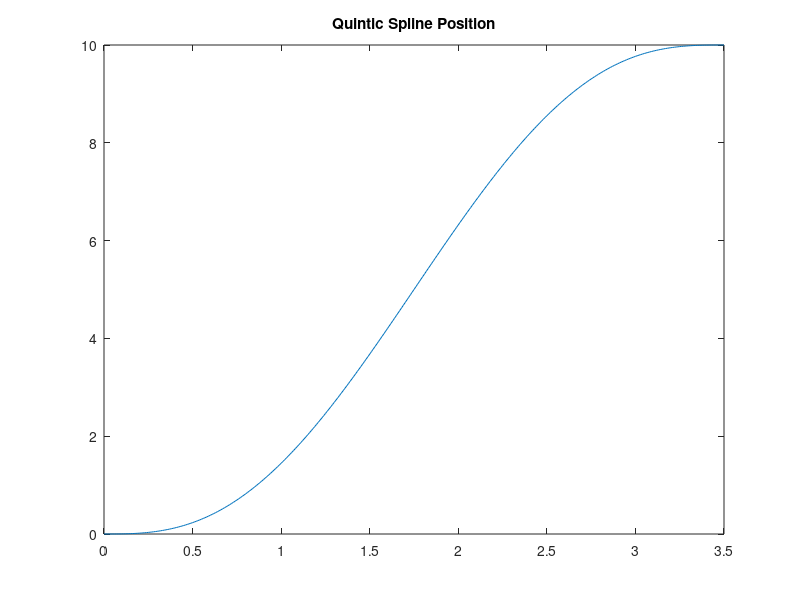
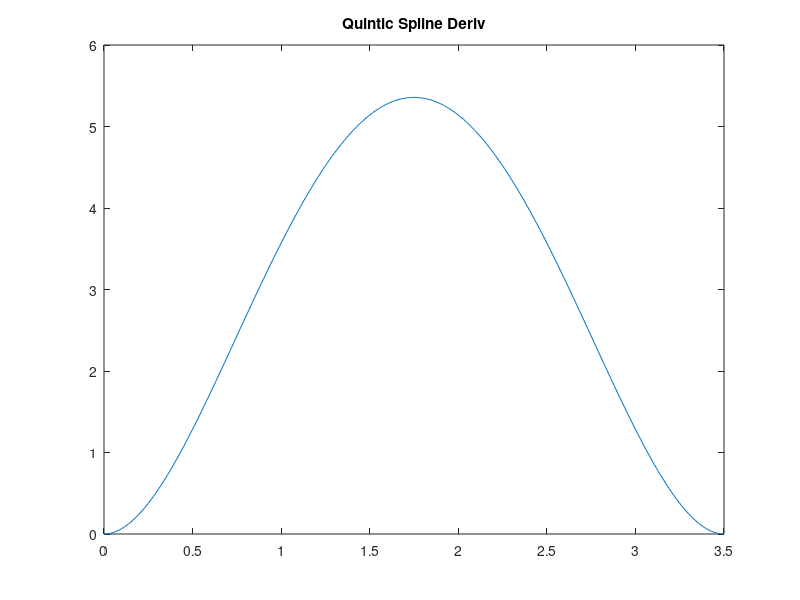
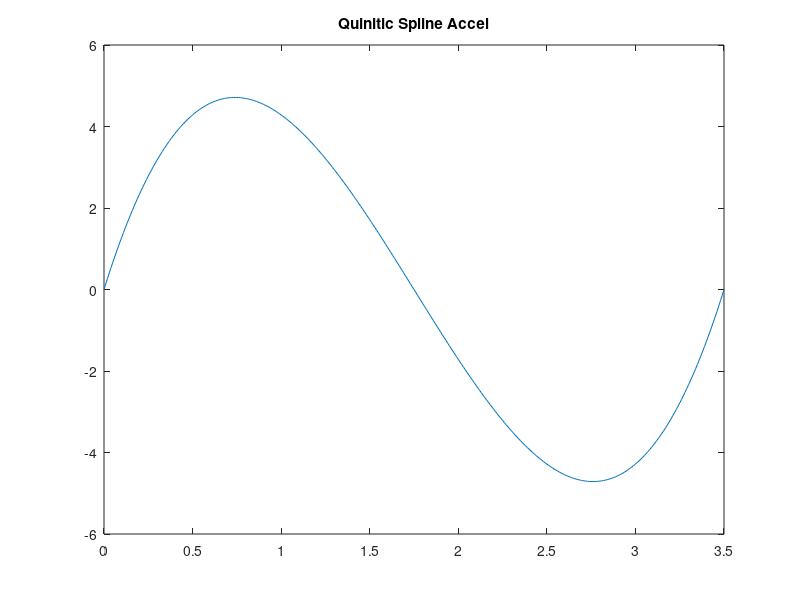
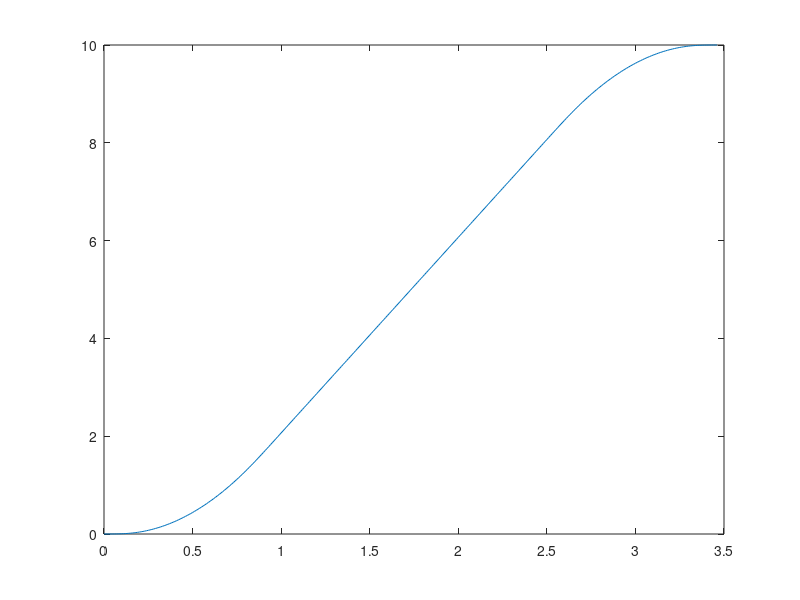

Recreate these plots in MATLAB, in order. (Note: this script raises an error after producing the figures.)
close all;
clear all;

%inputs:
q0 = 0;
q1 = 10;
v0 = 0;
v1 = 0;
a0 = 0;
a1 = 0;
t0 = 0;
t1 = 3.5;


v_max=4;
a_max=5;
j_max=30;
v_min = -v_max;
a_min = -a_max;
j_min = -j_max;

T=t1-t0;
h=q1-q0;

A0 = q0;
A1 = v0;
A2 = 1/2 * a0;
A3 = 1/(2*T^3) * (20*h - (8*v1 + 12*v0)*T - (3*a0 - a1)*T^2);
A4 = 1/(2*T^4) * (-30*h +(14*v1 + 16*v0)*T + (3*a0 - 2*a1)*T^2);
A5 = 1/(2*T^5) * (12*h - 6*(v1+v0)*T + (a1-a0)*T^2);

P = [A5 A4 A3 A2 A1 A0];
Pd = polyder(P);
Pdd = polyder(Pd);

time = t0:1/100:t1;

figure(1)
plot(time,polyval(P,time))
title('Quintic Spline Position')

figure(2)
plot(time,polyval(Pd,time))
title('Quintic Spline Deriv')

figure(3)
plot(time,polyval(Pdd,time))
title('Quinitic Spline Accel')

tic
%% S-curves
%Case 1 Where the max velocity traversed is equal to v_max
%calculate the time ranges
if (((v_max - v0) * j_max ) < a_max^2) %max accel is not reached

    Tj1 = sqrt((v_max - v0)/j_max);
    Ta = 2*Tj1;
else
    Tj1 = a_max/j_max;
    Ta = Tj1 + ((v_max - v0)/a_max);
end

if (((v_max - v1) * j_max) < a_max^2) %min accel not reached (a_min = -a_max)
    Tj2 = sqrt((v_max -v1)/j_max);
    Td = Tj2 + (v_max - v1) / a_max;
else
    Tj2 = a_max/j_max;
    Td = Tj2 + ((v_max -v1)/a_max);
end

%duration of constant velocity
Tv = (q1-q0)/v_max - (Ta/2)*(1+v0/v_max) - (Td/2)*(1+(v1/v_max));

t1=Ta+Tv+Td;
T=t1-t0;

time = t0:1/100:t1;

Ta
Tv
Td
Tj1
Tj2

%compute actual max/min accel and vel
a_lima = j_max*Tj1
a_limd = -j_max*Tj2
v_lim = v0 + (Ta - Tj1)*a_lima

%Computation of Trajectory for q1 > q0

for i=1:length(time)
    %Accel
    if (time(i) <= Tj1)
        pos(i) = q0 + v0*time(i) + j_max*time(i)^3/6;
        vel(i) = v0 + j_max*time(i)^2/2;
        acc(i) = j_max*time(i);
        jerk(i) = j_max;
    elseif (time(i) > Tj1 && time(i) <= Ta - Tj1) 
        pos(i) = q0 + v0*time(i) + (a_lima/6)*(3*time(i)^2 - 3*Tj1*time(i) + Tj1^2);
        vel(i) = v0 + a_lima*(time(i) - (Tj1/2));
        acc(i) = j_max*Tj1;
        jerk(i) = 0;
    elseif (time(i)>  Ta - Tj1 && time(i) <= Ta)
        pos(i) = q0 + (v_lim + v0)*Ta/2 - v_lim*(Ta-time(i)) - j_min*((Ta-time(i))^3/6);
        vel(i) = v_lim + j_min*((Ta-time(i))^2/2);
        acc(i) = -j_min*(Ta-time(i));
        jerk(i) = j_min;
    elseif (time(i) > Ta && time(i) <= Ta + Tv)
        pos(i) = q0 + (v_lim + v0)*(Ta/2)+v_lim*(time(i)-Ta);
        vel(i) = v_lim;
        acc(i) = 0;
        jerk(i) = 0;
    elseif (time(i) > T-Td && time(i) <= T-Td+Tj2)     
        pos(i) = q1 - (v_lim +v1)*(Td/2) + v_lim*(time(i)-T+Td)-j_max*(((time(i)-T+Td)^3)/6);
        vel(i) = v_lim - j_max*((((time(i)-T+Td)^2))/2);
        acc(i) = -j_max*(time(i)-T+Td);
        jerk(i) = j_min;
    elseif (time(i) > T-Td+Tj2 && time(i) <= T-Tj2)    
        pos(i) = q1 - (v_lim+v1)*(Td/2)+v_lim*(time(i)-T+Td) + (a_limd/6)*(3*(time(i)-T+Td)^2 - 3*Tj2*(time(i)-T+Td) + Tj2^2);
        vel(i) = v_lim+a_limd*(time(i)-T+Td-Tj2/2);
        acc(i) = a_limd;
        jerk(i) = 0;
    elseif (time(i) > T-Tj2 && time(i) <=T)    
        pos(i) = q1-v1*(T-time(i))-j_max*((T-time(i))^3/6);
        vel(i) = v1+j_max*((T-time(i))^2/2);
        acc(i) = -j_max*(T-time(i));
        jerk(i) = j_max;        
    end
end

toc


figure(4)
title('Position')
plot(time,pos)

figure(5)
title('vel')
plot(time,vel)

figure(6)
title('accel')
plot(time,acc)

%%
% clear all
% close all
% Double S Curve From the Beginning


%inputs
q0_hat = 0;
q1_hat = 3;
q2_hat = 5;
v0_hat = 0;
v1_hat = 0;
v2_hat = 0;

%Constraints
vmax_hat = 8;
amax_hat =  10; 
jmax_hat =  30;


[time,pos,vel,acc,jerk] = doubleSCurve(q0_hat,q1_hat,v0_hat,v1_hat,vmax_hat,amax_hat,jmax_hat);
[time2,pos2,vel2,acc2,jerk2] = doubleSCurve(q1_hat,q2_hat,v1_hat,v2_hat,vmax_hat,amax_hat,jmax_hat);
time2 = time2 + time(end);
time = [time time2];
pos = [pos pos2];


figure(100)
title('Position')
plot(time,pos)

figure(200)
title('Position2')
plot(time2,pos2)
figure(201)
title('vel')
plot(time2,vel2)
% 
% figure(102)
% title('accel')
% plot(time,acc)
% 
% 

%% Quintic Splines From RBE500


q0 = 0;
q1 = 3;
q2 = 7;
q3 = 10;
v0 = 0;
v3 = 0;


[t, p, pdot] = quinticSplines(q0,q1,q2,q3,v0,v3);

q0 = 0;
q1 = 4;
q2 = 4.5;
q3 = 5;
v0 = 0;
v3 = 0;

[t2, p2, pdot2] = quinticSplines(q0,q1,q2,q3,v0,v3);
%plot position
% figure(1)
% plot(t,p)
% title('Position Trajectory')
% xlabel('seconds')
% ylabel('meters')
% 
% 
% %plot velocity
% figure(2)
% plot(t,pdot)
% title('Velocity Trajectory')
% xlabel('seconds')
% ylabel('meters/second')
% 
% figure(3)
% plot(p,p2)
% title('global')

%% B-Splines

savedata()

